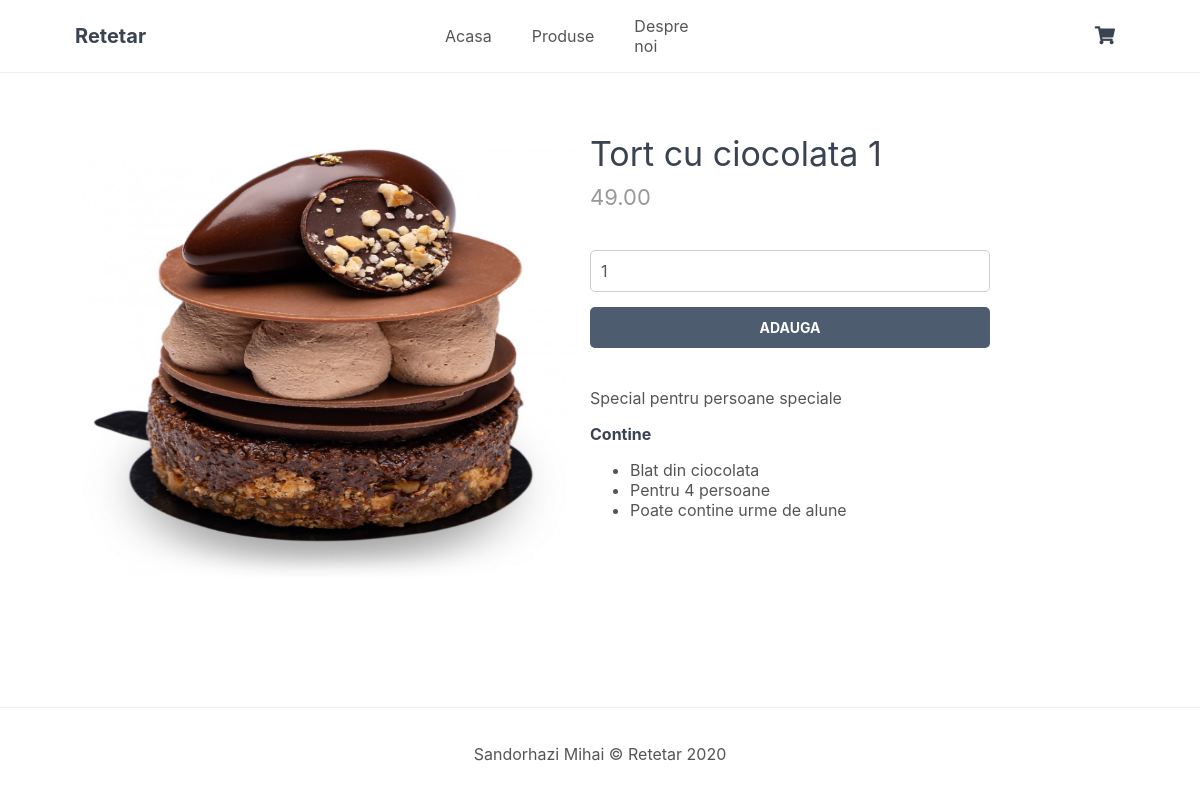
The app's page /index.php?page=product&id=7 with its own data.
### tables this page shows
CREATE TABLE `products` (
  `id` int(11) NOT NULL,
  `name` varchar(200) NOT NULL,
  `desc` text NOT NULL,
  `price` decimal(7,2) NOT NULL,
  `rrp` decimal(7,2) NOT NULL DEFAULT 0.00,
  `quantity` int(11) NOT NULL,
  `img` text NOT NULL,
  `date_added` datetime NOT NULL DEFAULT current_timestamp()
);

### index.php (called while the page is built, shortened)
<?php
include 'functions.php';
$page = isset($_GET['page']) && file_exists($_GET['page'] . '.php') ? $_GET['page'] : 'home';
include $page . '.php';
?>

### product.php (the view, shortened to what this page needs)
<?php
if (isset($_GET['id'])) {
    $stmt = $pdo->prepare('SELECT * FROM products WHERE id = ?');
    $stmt->execute([$_GET['id']]);
    $product = $stmt->fetch(PDO::FETCH_ASSOC);
} else {
    die ('Produsul nu exista!');
}
?>
<?=template_header('Produs')?>
<div class="product content-wrapper">
    <img src="images/<?=$product['img']?>" width="500" height="500" alt="<?=$product['name']?>">
    <div>
        <h1 class="name"><?=$product['name']?></h1>
        <span class="price">
            <?=$product['price']?>
        </span>
        <form action="index.php?page=cart" method="post">
            <input type="number" name="quantity" value="1" min="1" max="<?=$product['quantity']?>" placeholder="Cantitate" required>
            <input type="submit" value="Adauga">
        </form>
        <div class="description">
            <?=$product['desc']?>
        </div>
    </div>
</div>
<?=template_footer()?>

### style.css (style rules this page uses)
* { box-sizing: border-box; font-family: -apple-system, BlinkMacSystemFont, "segoe ui", roboto, oxygen, ubuntu, cantarell, "fira sans", "droid sans", "helvetica neue", Arial, sans-serif; font-size: 16px; -webkit-font-smoothing: antialiased; -moz-osx-font-smoothing: grayscale; }
html { height: 100%; }
body { position: relative; min-height: 100%; color: #555555; background-color: #FFFFFF; margin: 0; padding-bottom: 100px; }
h1, h2, h3, h4, h5 { color: #394352; text-decoration: none; }
.content-wrapper { width: 1050px; margin: 0 auto; }
main > .product { display: flex; padding: 40px 0; }
main > .product > div { padding-left: 15px; }
main > .product h1 { font-size: 34px; font-weight: normal; margin: 0; padding: 20px 0 10px 0; }
main > .product .price { display: block; font-size: 22px; color: #999999; }
main > .product form { display: flex; flex-flow: column; margin: 40px 0; }
main > .product form input[type="number"] { width: 400px; padding: 10px; margin-bottom: 15px; border: 1px solid #ccc; color: #555555; border-radius: 5px; }
main > .product form input[type="submit"] { background: #4e5c70; border: 0; color: #FFFFFF; width: 400px; padding: 12px 0; text-transform: uppercase; font-size: 14px; font-weight: bold; border-radius: 5px; cursor: pointer; }

### records on screen
products: img (picture), name "Tort cu ciocolata 1", price "49.00", desc "Special pentru persoane speciale Contine Blat din ciocolata Pentru 4 persoane Poate contine urme de alune"
